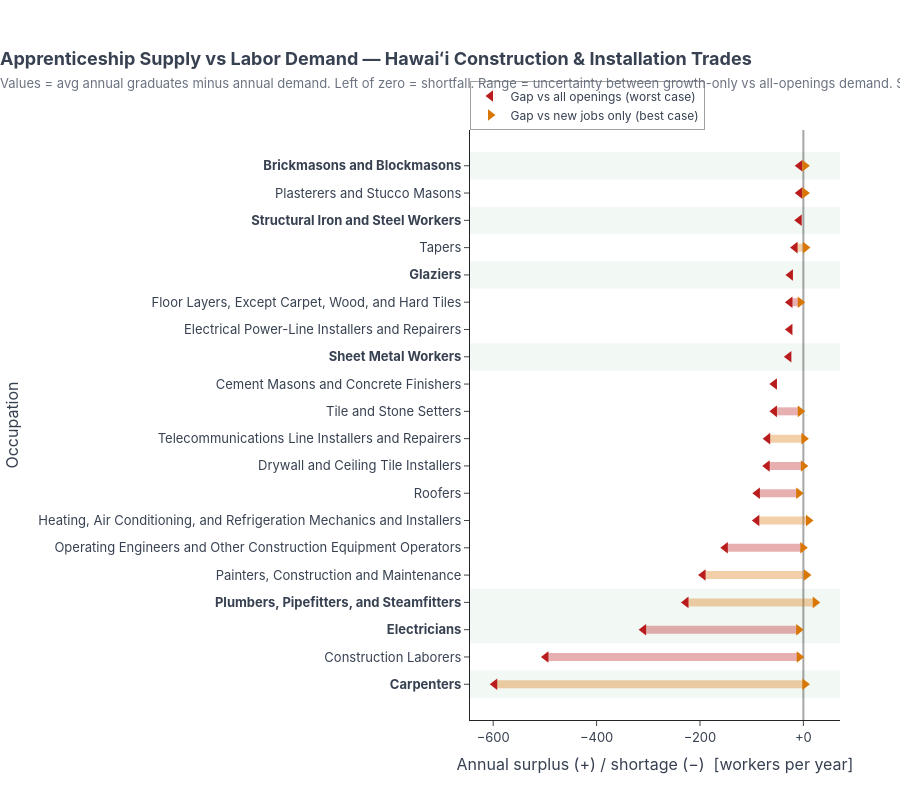

The notebook cell this image was saved under:
### Code cell
# ── Compute gap interval ───────────────────────────────────────────────────
supply_demand_plot = supply_demand.copy()

supply_demand_plot['gap_worst'] = (          # supply − total openings (worst case)
    supply_demand_plot['avg_annual_completions'] -
    supply_demand_plot['Openings_Total']
).round(0)

supply_demand_plot['gap_best'] = (           # supply − new jobs only (best case)
    supply_demand_plot['avg_annual_completions'] -
    supply_demand_plot['Openings_Change'].clip(lower=0)  # clamp negative growth
).round(0)

# Sort least→greatest shortage (least negative at top, most negative at bottom)
supply_demand_plot = supply_demand_plot.sort_values('gap_worst', ascending=True)

# ── Figure ─────────────────────────────────────────────────────────────────
fig = go.Figure()

# Range bars — coloured by whether fully in shortfall, surplus, or mixed
for _, row in supply_demand_plot.iterrows():
    lo, hi = row['gap_worst'], row['gap_best']
    if hi <= 0:
        color = 'rgba(185,28,28,0.35)'    # entirely in shortfall
    elif lo >= 0:
        color = 'rgba(21,128,61,0.35)'    # entirely in surplus
    else:
        color = 'rgba(217,119,6,0.35)'    # range crosses zero (mixed)

    if abs(hi - lo) > 0.5:               # skip invisible ranges
        fig.add_trace(go.Scatter(
            x=[lo, hi],
            y=[row['OCCUPATION_GROUP_NAME'], row['OCCUPATION_GROUP_NAME']],
            mode='lines', line=dict(color=color, width=8),
            showlegend=False, hoverinfo='skip',
        ))

# Worst-case gap markers (left endpoint)
fig.add_trace(go.Scatter(
    x=supply_demand_plot['gap_worst'],
    y=supply_demand_plot['OCCUPATION_GROUP_NAME'],
    mode='markers', name='Gap vs all openings (worst case)',
    marker=dict(color='#B91C1C', size=10, symbol='triangle-left'),
    hovertemplate='%{y}<br>Gap vs all openings: %{x:+.0f} workers/yr<extra></extra>',
))

# Best-case gap markers (right endpoint)
fig.add_trace(go.Scatter(
    x=supply_demand_plot['gap_best'],
    y=supply_demand_plot['OCCUPATION_GROUP_NAME'],
    mode='markers', name='Gap vs new jobs only (best case)',
    marker=dict(color='#D97706', size=10, symbol='triangle-right'),
    hovertemplate='%{y}<br>Gap vs new jobs only: %{x:+.0f} workers/yr<extra></extra>',
))

fig.update_layout(
    autosize=True,
    title=dict(
        text=(
            f'<b>Apprenticeship Supply vs Labor Demand — {scope_label}</b><br>'
            '<span style="font-size:13px;color:#6B7280">'
            'Values = avg annual graduates minus annual demand. '
            'Left of zero = shortfall. '
            'Range = uncertainty between growth-only vs all-openings demand. '
            'Shaded Row = ■ BLS "Apprenticeship" training category</span>'
        ),
        font=dict(size=18, family='Inter, system-ui, Arial, sans-serif'),
        x=0.0, xanchor='left',
    ),
    xaxis=dict(
        title='Annual surplus (+) / shortage (−)  [workers per year]',
        zeroline=True, zerolinewidth=2, zerolinecolor='rgba(0,0,0,0.35)',
        tickformat='+d',
    ),
    yaxis_title='Occupation',
    template='simple_white',
    font=dict(family='Inter, system-ui, Arial, sans-serif', size=13, color='#374151'),
    height=max(500, len(supply_demand_plot) * 40),
    margin=dict(l=350, r=60, t=130, b=80),
    legend=dict(
        x=.02, y=0.90, borderwidth=0.5,
        font=dict(size=12, family='Inter, system-ui, Arial, sans-serif'),
    ),
)

fig.update_layout(
    legend=dict(
        orientation='h',
        x=0, xanchor='left',
        y=1, yanchor='bottom',   # sits just above the plot, below the title block
        bgcolor='rgba(255,255,255,0)',
        font=dict(size=12, family='Inter, system-ui, Arial, sans-serif'),
    ),
)

# BLS Employment Projections — fixed national "Apprenticeship" training-category occupations.
# Confirmed against Hawaii's own Long-Term Occupational Forecast "Job Training" field.
requires_apprenticeship = {
    'Brickmasons and Blockmasons',
    'Carpenters',
    'Electricians',
    'Glaziers',
    'Insulation Workers, Mechanical',   # add to dataset if currently dropped by MIN_N
    'Plumbers, Pipefitters, and Steamfitters',
    'Sheet Metal Workers',
    'Structural Iron and Steel Workers',
}

color_required = 'rgba(22, 132, 65, 0.18)'  # single green tier — no second color needed

category_order = supply_demand_plot['OCCUPATION_GROUP_NAME'].tolist()
fig.update_yaxes(categoryorder='array', categoryarray=category_order)

for name in category_order:
    if name not in requires_apprenticeship:
        continue
    i = category_order.index(name)
    fig.add_shape(
        type='rect', xref='paper', x0=0, x1=1, yref='y', y0=i - 0.5, y1=i + 0.5,
        fillcolor=color_required, line_width=0, layer='below',
    )

ticktext = [f'<b>{c}</b>' if c in requires_apprenticeship else c for c in category_order]
fig.update_yaxes(tickmode='array', tickvals=category_order, ticktext=ticktext)

fig.show(config={'responsive': True})

### Figure 1 — Plotly figure (JSON) as saved in the notebook; plotly's stock layout.template omitted (floating-point values rounded to 4 significant figures)
{"data": [{"hoverinfo": "skip", "line": {"color": "rgba(217,119,6,0.35)", "width": 8}, "mode": "lines", "showlegend": false, "type": "scatter", "x": [-597, 3], "y": ["Carpenters", "Carpenters"]}, {"hoverinfo": "skip", "line": {"color": "rgba(185,28,28,0.35)", "width": 8}, "mode": "lines", "showlegend": false, "type": "scatter", "x": [-498, -8], "y": ["Construction Laborers", "Construction Laborers"]}, {"hoverinfo": "skip", "line": {"color": "rgba(185,28,28,0.35)", "width": 8}, "mode": "lines", "showlegend": false, "type": "scatter", "x": [-309, -9], "y": ["Electricians", "Electricians"]}, {"hoverinfo": "skip", "line": {"color": "rgba(217,119,6,0.35)", "width": 8}, "mode": "lines", "showlegend": false, "type": "scatter", "x": [-227, 23], "y": ["Plumbers, Pipefitters, and Steamfitters", "Plumbers, Pipefitters, and Steamfitters"]}, {"hoverinfo": "skip", "line": {"color": "rgba(217,119,6,0.35)", "width": 8}, "mode": "lines", "showlegend": false, "type": "scatter", "x": [-194, 6], "y": ["Painters, Construction and Maintenance", "Painters, Construction and Maintenance"]}, {"hoverinfo": "skip", "line": {"color": "rgba(185,28,28,0.35)", "width": 8}, "mode": "lines", "showlegend": false, "type": "scatter", "x": [-151, -1], "y": ["Operating Engineers and Other Construction Equipment Operators", "Operating Engineers and Other Construction Equipment Operators"]}, {"hoverinfo": "skip", "line": {"color": "rgba(217,119,6,0.35)", "width": 8}, "mode": "lines", "showlegend": false, "type": "scatter", "x": [-90, 10], "y": ["Heating, Air Conditioning, and Refrigeration Mechanics and Installers", "Heating, Air Conditioning, and Refrigeration Mechanics and Installers"]}, {"hoverinfo": "skip", "line": {"color": "rgba(185,28,28,0.35)", "width": 8}, "mode": "lines", "showlegend": false, "type": "scatter", "x": [-89, -9], "y": ["Roofers", "Roofers"]}, {"hoverinfo": "skip", "line": {"color": "rgba(185,28,28,0.35)", "width": 8}, "mode": "lines", "showlegend": false, "type": "scatter", "x": [-70, 0], "y": ["Drywall and Ceiling Tile Installers", "Drywall and Ceiling Tile Installers"]}, {"hoverinfo": "skip", "line": {"color": "rgba(217,119,6,0.35)", "width": 8}, "mode": "lines", "showlegend": false, "type": "scatter", "x": [-69, 1], "y": ["Telecommunications Line Installers and Repairers", "Telecommunications Line Installers and Repairers"]}, {"hoverinfo": "skip", "line": {"color": "rgba(185,28,28,0.35)", "width": 8}, "mode": "lines", "showlegend": false, "type": "scatter", "x": [-56, -6], "y": ["Tile and Stone Setters", "Tile and Stone Setters"]}, {"hoverinfo": "skip", "line": {"color": "rgba(185,28,28,0.35)", "width": 8}, "mode": "lines", "showlegend": false, "type": "scatter", "x": [-26, -6], "y": ["Floor Layers, Except Carpet, Wood, and Hard Tiles", "Floor Layers, Except Carpet, Wood, and Hard Tiles"]}, {"hoverinfo": "skip", "line": {"color": "rgba(217,119,6,0.35)", "width": 8}, "mode": "lines", "showlegend": false, "type": "scatter", "x": [-16, 4], "y": ["Tapers", "Tapers"]}, {"hoverinfo": "skip", "line": {"color": "rgba(217,119,6,0.35)", "width": 8}, "mode": "lines", "showlegend": false, "type": "scatter", "x": [-7, 3], "y": ["Plasterers and Stucco Masons", "Plasterers and Stucco Masons"]}, {"hoverinfo": "skip", "line": {"color": "rgba(217,119,6,0.35)", "width": 8}, "mode": "lines", "showlegend": false, "type": "scatter", "x": [-7, 3], "y": ["Brickmasons and Blockmasons", "Brickmasons and Blockmasons"]}, {"hovertemplate": "%{y}<br>Gap vs all openings: %{x:+.0f} workers/yr<extra></extra>", "marker": {"color": "#B91C1C", "size": 10, "symbol": "triangle-left"}, "mode": "markers", "name": "Gap vs all openings (worst case)", "type": "scatter", "x": [-597.0, -498.0, -309.0, -227.0, -194.0, -151.0, -90.0, -89.0, -70.0, -69.0, -56.0, -56.0, -28.0, -26.0, -26.0, -25.0, -16.0, -8.0, -7.0, -7.0], "y": ["Carpenters", "Construction Laborers", "Electricians", "Plumbers, Pipefitters, and Steamfitters", "Painters, Construction and Maintenance", "Operating Engineers and Other Construction Equipment Operators", "Heating, Air Conditioning, and Refrigeration Mechanics and Installers", "Roofers", "Drywall and Ceiling Tile Installers", "Telecommunications Line Installers and Repairers", "Tile and Stone Setters", "Cement Masons and Concrete Finishers", "Sheet Metal Workers", "Electrical Power-Line Installers and Repairers", "Floor Layers, Except Carpet, Wood, and Hard Tiles", "Glaziers", "Tapers", "Structural Iron and Steel Workers", "Plasterers and Stucco Masons", "Brickmasons and Blockmasons"]}, {"hovertemplate": "%{y}<br>Gap vs new jobs only: %{x:+.0f} workers/yr<extra></extra>", "marker": {"color": "#D97706", "size": 10, "symbol": "triangle-right"}, "mode": "markers", "name": "Gap vs new jobs only (best case)", "type": "scatter", "x": [3.0, -8.0, -9.0, 23.0, 6.0, -1.0, 10.0, -9.0, 0.0, 1.0, -6.0, NaN, NaN, NaN, -6.0, NaN, 4.0, NaN, 3.0, 3.0], "y": ["Carpenters", "Construction Laborers", "Electricians", "Plumbers, Pipefitters, and Steamfitters", "Painters, Construction and Maintenance", "Operating Engineers and Other Construction Equipment Operators", "Heating, Air Conditioning, and Refrigeration Mechanics and Installers", "Roofers", "Drywall and Ceiling Tile Installers", "Telecommunications Line Installers and Repairers", "Tile and Stone Setters", "Cement Masons and Concrete Finishers", "Sheet Metal Workers", "Electrical Power-Line Installers and Repairers", "Floor Layers, Except Carpet, Wood, and Hard Tiles", "Glaziers", "Tapers", "Structural Iron and Steel Workers", "Plasterers and Stucco Masons", "Brickmasons and Blockmasons"]}], "layout": {"autosize": true, "font": {"color": "#374151", "family": "Inter, system-ui, Arial, sans-serif", "size": 13}, "height": 800, "legend": {"bgcolor": "rgba(255,255,255,0)", "borderwidth": 0.5, "font": {"family": "Inter, system-ui, Arial, sans-serif", "size": 12}, "orientation": "h", "x": 0, "xanchor": "left", "y": 1, "yanchor": "bottom"}, "margin": {"b": 80, "l": 350, "r": 60, "t": 130}, "shapes": [{"fillcolor": "rgba(22, 132, 65, 0.18)", "layer": "below", "line": {"width": 0}, "type": "rect", "x0": 0, "x1": 1, "xref": "paper", "y0": -0.5, "y1": 0.5, "yref": "y"}, {"fillcolor": "rgba(22, 132, 65, 0.18)", "layer": "below", "line": {"width": 0}, "type": "rect", "x0": 0, "x1": 1, "xref": "paper", "y0": 1.5, "y1": 2.5, "yref": "y"}, {"fillcolor": "rgba(22, 132, 65, 0.18)", "layer": "below", "line": {"width": 0}, "type": "rect", "x0": 0, "x1": 1, "xref": "paper", "y0": 2.5, "y1": 3.5, "yref": "y"}, {"fillcolor": "rgba(22, 132, 65, 0.18)", "layer": "below", "line": {"width": 0}, "type": "rect", "x0": 0, "x1": 1, "xref": "paper", "y0": 11.5, "y1": 12.5, "yref": "y"}, {"fillcolor": "rgba(22, 132, 65, 0.18)", "layer": "below", "line": {"width": 0}, "type": "rect", "x0": 0, "x1": 1, "xref": "paper", "y0": 14.5, "y1": 15.5, "yref": "y"}, {"fillcolor": "rgba(22, 132, 65, 0.18)", "layer": "below", "line": {"width": 0}, "type": "rect", "x0": 0, "x1": 1, "xref": "paper", "y0": 16.5, "y1": 17.5, "yref": "y"}, {"fillcolor": "rgba(22, 132, 65, 0.18)", "layer": "below", "line": {"width": 0}, "type": "rect", "x0": 0, "x1": 1, "xref": "paper", "y0": 18.5, "y1": 19.5, "yref": "y"}], "title": {"font": {"family": "Inter, system-ui, Arial, sans-serif", "size": 18}, "text": "<b>Apprenticeship Supply vs Labor Demand — Hawaiʻi Construction & Installation Trades</b><br><span style=\"font-size:13px;color:#6B7280\">Values = avg annual graduates minus annual demand. Left of zero = shortfall. Range = uncertainty between growth-only vs all-openings demand. Shaded Row = ■ BLS \"Apprenticeship\" training category</span>", "x": 0, "xanchor": "left"}, "xaxis": {"tickformat": "+d", "title": {"text": "Annual surplus (+) / shortage (−)  [workers per year]"}, "zeroline": true, "zerolinecolor": "rgba(0,0,0,0.35)", "zerolinewidth": 2}, "yaxis": {"categoryarray": ["Carpenters", "Construction Laborers", "Electricians", "Plumbers, Pipefitters, and Steamfitters", "Painters, Construction and Maintenance", "Operating Engineers and Other Construction Equipment Operators", "Heating, Air Conditioning, and Refrigeration Mechanics and Installers", "Roofers", "Drywall and Ceiling Tile Installers", "Telecommunications Line Installers and Repairers", "Tile and Stone Setters", "Cement Masons and Concrete Finishers", "Sheet Metal Workers", "Electrical Power-Line Installers and Repairers", "Floor Layers, Except Carpet, Wood, and Hard Tiles", "Glaziers", "Tapers", "Structural Iron and Steel Workers", "Plasterers and Stucco Masons", "Brickmasons and Blockmasons"], "categoryorder": "array", "tickmode": "array", "ticktext": ["<b>Carpenters</b>", "Construction Laborers", "<b>Electricians</b>", "<b>Plumbers, Pipefitters, and Steamfitters</b>", "Painters, Construction and Maintenance", "Operating Engineers and Other Construction Equipment Operators", "Heating, Air Conditioning, and Refrigeration Mechanics and Installers", "Roofers", "Drywall and Ceiling Tile Installers", "Telecommunications Line Installers and Repairers", "Tile and Stone Setters", "Cement Masons and Concrete Finishers", "<b>Sheet Metal Workers</b>", "Electrical Power-Line Installers and Repairers", "Floor Layers, Except Carpet, Wood, and Hard Tiles", "<b>Glaziers</b>", "Tapers", "<b>Structural Iron and Steel Workers</b>", "Plasterers and Stucco Masons", "<b>Brickmasons and Blockmasons</b>"], "tickvals": ["Carpenters", "Construction Laborers", "Electricians", "Plumbers, Pipefitters, and Steamfitters", "Painters, Construction and Maintenance", "Operating Engineers and Other Construction Equipment Operators", "Heating, Air Conditioning, and Refrigeration Mechanics and Installers", "Roofers", "Drywall and Ceiling Tile Installers", "Telecommunications Line Installers and Repairers", "Tile and Stone Setters", "Cement Masons and Concrete Finishers", "Sheet Metal Workers", "Electrical Power-Line Installers and Repairers", "Floor Layers, Except Carpet, Wood, and Hard Tiles", "Glaziers", "Tapers", "Structural Iron and Steel Workers", "Plasterers and Stucco Masons", "Brickmasons and Blockmasons"], "title": {"text": "Occupation"}}}}
